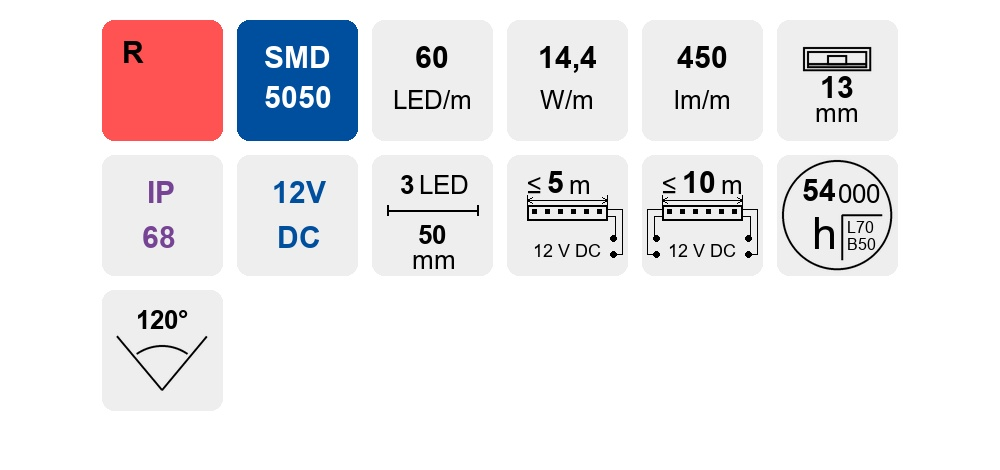
#> input picture ML.121.611.60.X_30.jpg, 1000 x 470 px; its folder holds only this picture in this run
$ python -i drawer.py   (imports and definitions only)
#> lines starting #> are read from the running program, lines starting #| are printed output that depends on the picture
# drawer.py
from PIL import Image, ImageDraw, ImageFont, ImageOps
import config
import re
import math
import os

class LedImageGenerator:
    def __init__(self, width=1000, height=450):
        self.width = width
        self.height = height
        self.size = 124
        self.gap = 15
        self.radius = 0  # Единый радиус скругления
        self.load_fonts()

    def load_fonts(self):
        try:
            self.f_val = ImageFont.truetype(config.FONT_BOLD, 35)
            self.f_rgb_small = ImageFont.truetype(config.FONT_BOLD, 36)
            self.f_rgb_big = ImageFont.truetype(config.FONT_BOLD, 48)
            self.f_dual_top = ImageFont.truetype(config.FONT_BOLD, 38)
            self.f_dual_bot = ImageFont.truetype(config.FONT_BOLD, 38)
            self.f_mid = ImageFont.truetype(config.FONT_REGULAR, 26)
            self.f_sub = ImageFont.truetype(config.FONT_REGULAR, 16)
            self.f_cut_num = ImageFont.truetype(config.FONT_BOLD, 26)
            self.f_cri_angle = ImageFont.truetype(config.FONT_BOLD, 36)
        except:
            self.f_val = self.f_mid = self.f_sub = self.f_cut_num = \
            self.f_rgb_small = self.f_rgb_big = self.f_dual_top = \
            self.f_dual_bot = self.f_cri_angle = ImageFont.load_default()

    # [16 lines left out: function _find_image_path, not called in this run]

    def generate(self, data):
        has_dynamic = data.get("cri") == "90" or data.get("angle")
        canvas_height = self.height + 150 if has_dynamic else self.height
        canvas = Image.new('RGB', (self.width, canvas_height), 'white')
        draw = ImageDraw.Draw(canvas)

        grid = [
            ["color", "chip", "leds", "power", "lumen", "width"],
            ["ip", "voltage", "cut", "max_single", "max_double", "life"]
        ]

        num_cols = 6
        content_width = (num_cols * self.size) + ((num_cols - 1) * self.gap)
        x_start = (self.width - content_width) // 2
        y_start = 64

        volt_val = data.get("voltage", "").strip()
        v_text_circuit = f"{volt_val} V DC"

        for r_idx, row in enumerate(grid):
            for c_idx, field in enumerate(row):
                if not field: continue
                val = data.get(field, "").strip()
                if not val and "max_" not in field: continue

                val_up = val.upper()
                curr_x = x_start + c_idx * (self.size + self.gap)
                curr_y = y_start + r_idx * (self.size + self.gap)

                bg_color = "#EEEEEE"
                txt_color = "black"

                if field == "color":
                    prod_map = {
                        "OVOCE O": "o", "SÝRY S": "s", "PEČIVO P": "p", "UZENINY U": "u", "MASO M": "m", "MRAŽENÉ MR": "mr"
                    }

                    found_prod_file = None
                    for key, fname_base in prod_map.items():
                        if key in val_up:
                            found_prod_file = fname_base
                            break

                    if found_prod_file:
                        draw.rounded_rectangle([curr_x, curr_y, curr_x + self.size, curr_y + self.size], radius=self.radius, fill="#EEEEEE", outline="#6E6E6E", width=1)
                        icon_path = self._find_image_path(found_prod_file)
                        if icon_path:
                            try:
                                with Image.open(icon_path) as icon:
                                    icon = icon.resize((self.size, self.size), Image.Resampling.LANCZOS)
                                    if icon.mode == 'RGBA':
                                        draw._image.paste(icon, (int(curr_x), int(curr_y)), icon)
                                    else:
                                        draw._image.paste(icon, (int(curr_x), int(curr_y)))
                            except Exception as e:
                                print(f"Error loading product icon {found_prod_file}: {e}")
                        continue

                    # --- ЦВЕТА NW, WW, CW БЕЗ КЕЛЬВИНОВ ---
                    kelvin = data.get("kelvin", "").strip()
                    if val_up in ["NW", "WW", "CW"] and not kelvin:
                        draw.rounded_rectangle([curr_x, curr_y, curr_x + self.size, curr_y + self.size], radius=self.radius, fill="#EEEEEE", outline="#6E6E6E", width=1)
                        self._draw_field_content(draw, field, val, curr_x, curr_y, "black", data, v_text_circuit)
                        continue

                    if "SPI" in val_up:
                        draw.rounded_rectangle([curr_x, curr_y, curr_x + self.size, curr_y + self.size], radius=self.radius, fill="#EEEEEE", outline="#6E6E6E", width=1)
                        draw.text((curr_x + 12, curr_y + 15), "D", fill="#E30613", font=self.f_rgb_big)
                        draw.text((curr_x + 45, curr_y + 15), "I", fill="#D9005B", font=self.f_rgb_big)
                        draw.text((curr_x + 58, curr_y + 15), "G", fill="#662483", font=self.f_rgb_big)
                        draw.text((curr_x + 95, curr_y + 15), "I", fill="#009EE3", font=self.f_rgb_big)
                        s_y = curr_y + 75
                        draw.rectangle([curr_x + 15, s_y, curr_x + self.size - 15, s_y + 25], outline="black", width=1)
                        line_yt = curr_y + 82
                        draw.line([curr_x + 16, line_yt - 2, curr_x + 16, line_yt + 2], fill="black", width=4)
                        draw.line([curr_x + self.size - 17, line_yt - 2, curr_x + self.size - 17, line_yt + 2], fill="black", width=4)
                        line_yb = curr_y + 92
                        draw.line([curr_x + 16, line_yb - 2, curr_x + 16, line_yb + 2], fill="black", width=4)
                        draw.line([curr_x + self.size - 17, line_yb - 2, curr_x + self.size - 17, line_yb + 2], fill="black", width=4)
                        colors = ["#D9005B", "#009EE3", "#FFF100"]
                        for i, c in enumerate(colors):
                            draw.rectangle([curr_x + 27 + i*28, s_y + 7, curr_x + 37 + i*28, s_y + 17], fill=c, outline="black")
                        continue

                    if "UVA" in val_up or "UV" in val_up:
                        draw.rounded_rectangle([curr_x, curr_y, curr_x + self.size, curr_y + self.size], radius=self.radius, fill="#531E54")
                        tw = draw.textbbox((0,0), "UV", font=self.f_rgb_big)[2]
                        draw.text((curr_x + (self.size-tw)/2, curr_y + 35), "UV", fill="white", font=self.f_rgb_big)
                        continue

                    if "+" in val or "RGB" in val:
                        if "RGB" in val and "+" not in val: self._draw_rgb(canvas, draw, curr_x, curr_y)
                        elif "RGB" in val and "+" in val: self._draw_rgbw(canvas, draw, curr_x, curr_y, val)
                        else: self._draw_dual_white(canvas, draw, curr_x, curr_y, val)
                        continue

                if field == "life":
                    self._draw_life(canvas, draw, curr_x, curr_y, val, bg_color, data)
                    continue

                if field == "color":
                    bg_color = config.COLOR_MAP_LIGHT.get(val.upper(), "#EEEEEE")
                elif field == "chip":
                    clean_val = val.upper().replace(" ", "").replace("-", "")
                    for k, h in config.COLOR_MAP_CHIP.items():
                        if k.upper() in clean_val: bg_color = h; txt_color = "white"; break
                elif field == "ip":
                    txt_color = config.COLOR_MAP_IP.get("IP"+val, config.COLOR_MAP_IP.get(val, "#A68FB8"))
                elif field == "voltage":
                    if "24" in val: txt_color = config.COLOR_MAP_VOLTAGE["24"]
                    elif "12" in val: txt_color = config.COLOR_MAP_VOLTAGE["12"]

                outline_color = "#6E6E6E" if bg_color.upper() == "#EEEEEE" else None
                outline_width = 1 if outline_color else 0

                draw.rounded_rectangle([curr_x, curr_y, curr_x + self.size, curr_y + self.size], radius=self.radius, fill=bg_color, width=outline_width) # outline=outline_color,
                self._draw_field_content(draw, field, val, curr_x, curr_y, txt_color, data, v_text_circuit)

        extra_fields = []
        if data.get("cri") == "90": extra_fields.append("cri")
        try:
            p_val = float(data.get("power", "0").replace(",", "."))
            if p_val >= 28.8: extra_fields.append("al_profile")
        except: pass
        if data.get("angle"): extra_fields.append("angle")

        for idx, field in enumerate(extra_fields):
            curr_x = x_start + idx * (self.size + self.gap)
            curr_y = y_start + 2 * (self.size + self.gap)

            if field == "cri": self._draw_cri(draw, curr_x, curr_y)
            elif field == "angle": self._draw_angle(draw, curr_x, curr_y, data.get("angle"))
            elif field == "al_profile": self._draw_al_profile(draw, curr_x, curr_y)

        self._draw_large_scheme(canvas, data)

        # --- ЛОГИКА ДОБАВЛЕНИЯ НИЖНЕЙ ЧАСТИ (ФУТЕРА) ---
        final_canvas = Image.new('RGB', (1000, 1000), 'white')
        final_canvas.paste(canvas, (0, 0))

        model_full = str(data.get("model", "")).upper().strip()
        model_match = re.search(r'(\d{2}[A-Z])', model_full)
        model_code = model_match.group(1) if model_match else ""

        volt_str = str(data.get("voltage", "")).strip()
        volt_code = "".join(filter(str.isdigit, volt_str))

        color_val = str(data.get("color", "")).upper()

        white_keywords = ["NW", "CW", "WW", "EWW", "UWW", "DUAL", "CCT"]
        yellow_keywords = ["Y", "G", "B", "R", "A", "O", "P", "S", "M", "MR", "SPI", "DW", "RGB"]

        suffix = ""
                # --- ИСКЛЮЧЕНИЕ ДЛЯ 54D24R ---
        # Получаем ML код (должен быть передан в data['ml_code'] из GUI)
        current_ml = str(data.get("ml_code", "")).upper().replace("-", ".")

        # Список префиксов ML-кодов, для которых нужна картинка 54D24R
        special_prefixes = [
            "ML.126.050.90", "ML.126.046.90", "ML.126.047.90",
            "ML.126.045.90", "ML.126.048.90"
        ]

        is_special = any(current_ml.startswith(prefix) for prefix in special_prefixes)

        if is_special:
            footer_name_full = "54D24R"
            footer_path = self._find_image_path(footer_name_full)
            if footer_path:
                 try:
                    with Image.open(footer_path) as footer:
                        if footer.width != 1000:
                            ratio = 1000 / footer.width
                            new_h = int(footer.height * ratio)
                            footer = footer.resize((1000, new_h), Image.Resampling.LANCZOS)

                        final_canvas.paste(footer, (0, 1000 - footer.height))
                        print(f"SUCCESS: Special footer added: {footer_name_full}")

                        # Добавляем текст (LED/Cut) как в стандартном блоке
                        draw_final = ImageDraw.Draw(final_canvas)
                        led_seg = str(data.get("led_segment", "")).strip()
                        if not led_seg or led_seg == "0":
                             m = re.search(r'(\d+)\s*LED', " ".join(str(v) for v in data.values()), re.IGNORECASE)
                             led_seg = m.group(1) if m else "0"
                        cut_val = str(data.get("cut", "")).strip()
                        font = self.f_val
                        footer_y = 1000 - footer.height

                        # Позиция текста
                        x_center = 500
                        y_base = footer_y + 40

                        t1 = f"{led_seg} LED"
                        w1 = draw_final.textbbox((0,0), t1, font=font)[2]
                        draw_final.text((x_center - w1/2, y_base + 47), t1, fill="black", font=font)

                        t2 = f"{cut_val} mm"
                        w2 = draw_final.textbbox((0,0), t2, font=font)[2]
                        draw_final.text((x_center - w2/2, y_base + 87), t2, fill="black", font=font)

                        return final_canvas
                 except Exception as e:
                    print(f"Error adding special footer: {e}")
        # -----------------------------

        if any(kw in color_val for kw in yellow_keywords):
            suffix = "Y"
        elif any(kw in color_val for kw in white_keywords):
            suffix = "W"
        elif any(kw in color_val for kw in white_keywords + yellow_keywords):
            suffix = ""

        if model_code and volt_code:
            # 1. Пробуем найти полное имя: МОДЕЛЬ + ВОЛЬТ + СУФФИКС (напр. 10A24Y)
            footer_name_full = f"{model_code}{volt_code}{suffix}"
            footer_path = self._find_image_path(footer_name_full)

            # 2. Если не нашли, пробуем без суффикса: МОДЕЛЬ + ВОЛЬТ (напр. 37A24)
            if not footer_path:
                footer_name_short = f"{model_code}{volt_code}"
                footer_path = self._find_image_path(footer_name_short)

            if footer_path:
                try:
                    with Image.open(footer_path) as footer:
                        # Масштабируем по ширине 1000px
                        ratio = 1000 / footer.width
                        new_h = int(footer.height * ratio)
                        footer = footer.resize((1000, new_h), Image.Resampling.LANCZOS)

                        final_canvas.paste(footer, (0, 1000 - footer.height))
                        #--- ВСТАВКА ТЕКСТА НА ФУТЕР ---
                        draw_final = ImageDraw.Draw(final_canvas)

                        # Получаем значения
                        led_seg = str(data.get("led_segment", "")).strip()
                        # Если led_segment пустой, пробуем найти в тексте (как в блоке "cut")
                        if not led_seg or led_seg == "0":
                            # Простая попытка извлечь число перед LED если оно есть в values
                            # Или берем из 'cut' если там есть логика (но cut это мм)
                            # В блоке cut логика такая:
                            all_vals = " ".join(str(v) for v in data.values())
                            m = re.search(r'(\d+)\s*LED', all_vals, re.IGNORECASE)
                            led_seg = m.group(1) if m else "0"

                        cut_val = str(data.get("cut", "")).strip()

                        # Текст: "{led_seg} LED"
                        text_led = f"{led_seg} LED"
                        # Текст: "{cut_val} mm"
                        text_cut = f"{cut_val} mm"

                        # Настройки шрифта (используем существующие или по умолчанию)
                        # Вы можете настроить размер (например 30) и позицию
                        f_footer = self.f_val # Или загрузить свой: ImageFont.truetype(config.FONT_BOLD, 36)

                        # Вычисляем позицию X для центрирования
                        # Ширина картинки 1000. Центр 500.
                        # Позиция Y: футер начинается на (1000 - footer.height).
                        # Текст хотим "примерно наверху по середине" ФУТЕРА.
                        # Допустим отступ сверху футера +30px.

                        footer_y_start = 1000 - footer.height
                        text_y_start = footer_y_start + 40 # Настройте отступ сверху здесь

                        # Рисуем Cut
                        w_cut = draw_final.textbbox((0,0), text_cut, font=f_footer)[2]
                        draw_final.text((500 - w_cut/2, text_y_start + 47), text_cut, fill="black", font=f_footer)

                        # Рисуем LED (под Cut)
                        w_led = draw_final.textbbox((0,0), text_led, font=f_footer)[2]
                        draw_final.text((500 - w_led/2, text_y_start + 87), text_led, fill="black", font=f_footer)

                        # -------------------------------
                        print(f"SUCCESS: Footer added: {os.path.basename(footer_path)}")
                except Exception as e:
                    print(f"ERROR adding footer: {e}")
            else:
                print(f"WARNING: No footer found for {model_code} {volt_code}")

        return final_canvas

    # [604 lines left out: functions _draw_cri, _draw_angle, _apply_rounded_mask, draw_circuit, _draw_al_profile, _draw_width_profile and 6 more, not called in this run]

>>> import cv2
>>> picture = cv2.imread('ML.121.611.60.X_30.jpg', cv2.IMREAD_GRAYSCALE)
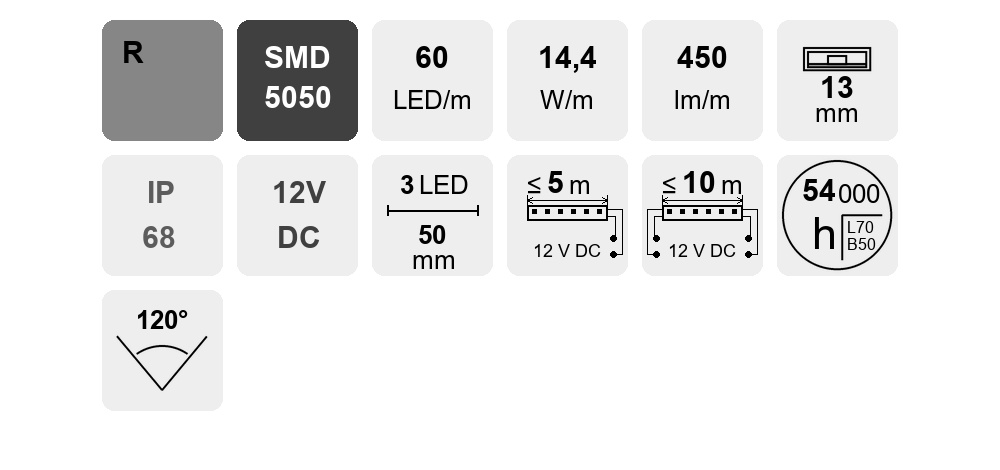
#> picture: shape (470, 1000); min 0, max 255, mean 234.1
>>> result = LedImageGenerator().generate(picture)
#> (the run stopped early here; a loop or call above may not have finished)

$ run again, on ML.126.017.90.X_30.jpg
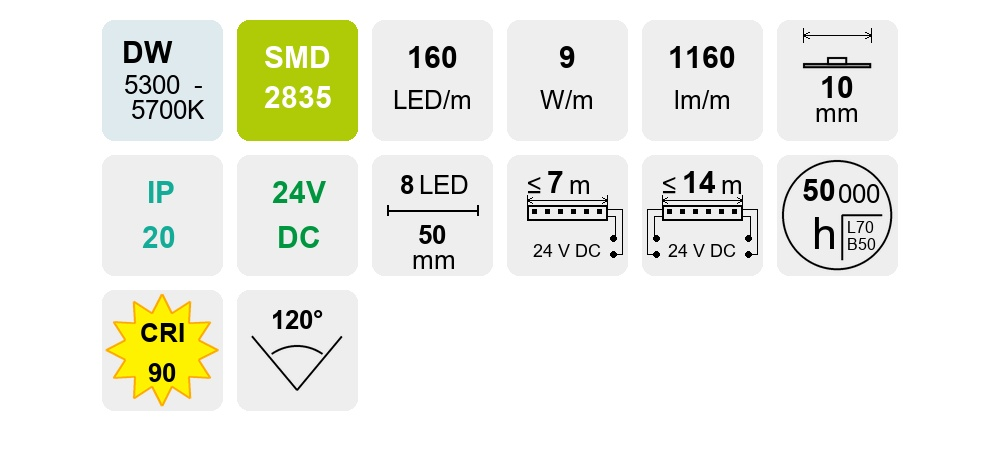
#> input picture ML.126.017.90.X_30.jpg, 1000 x 470 px
#> `picture = cv2.imread('ML.121.611.60.X_30.jpg', cv2.IMREAD_GRAYSCALE)`:
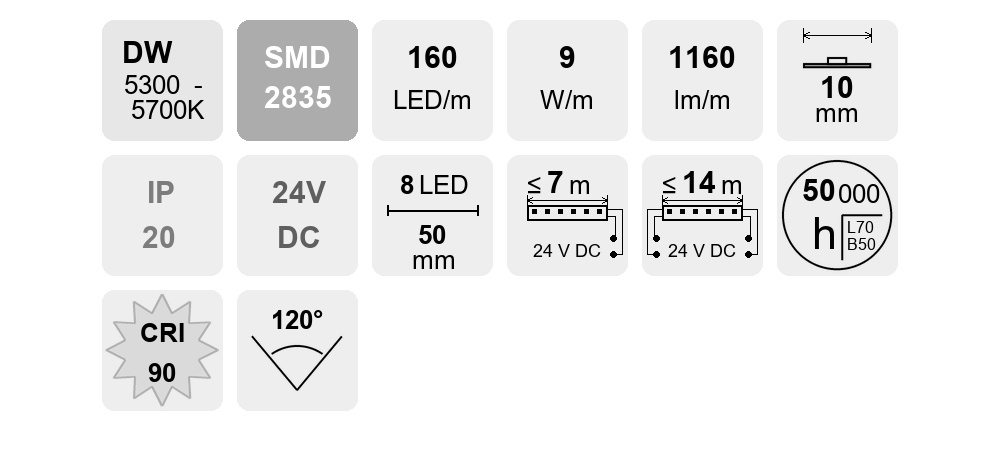
#> picture: shape (470, 1000); min 0, max 255, mean 238.5
